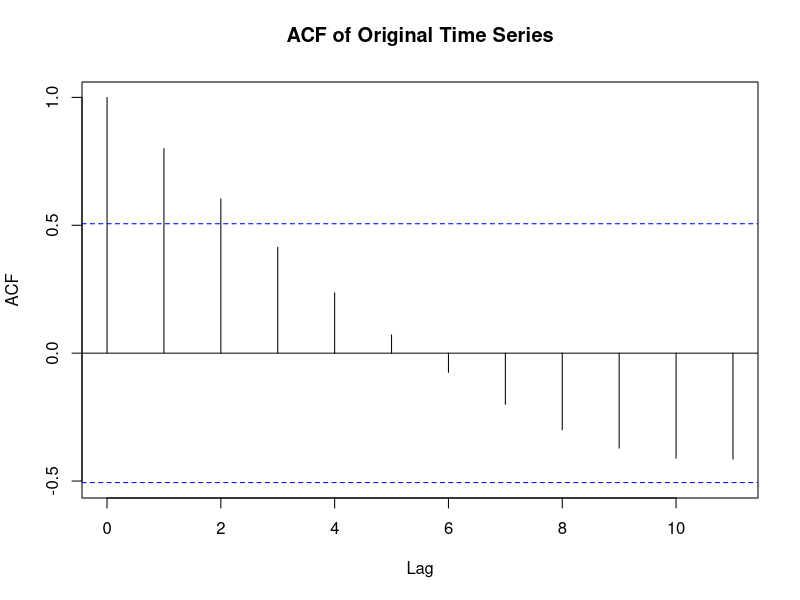
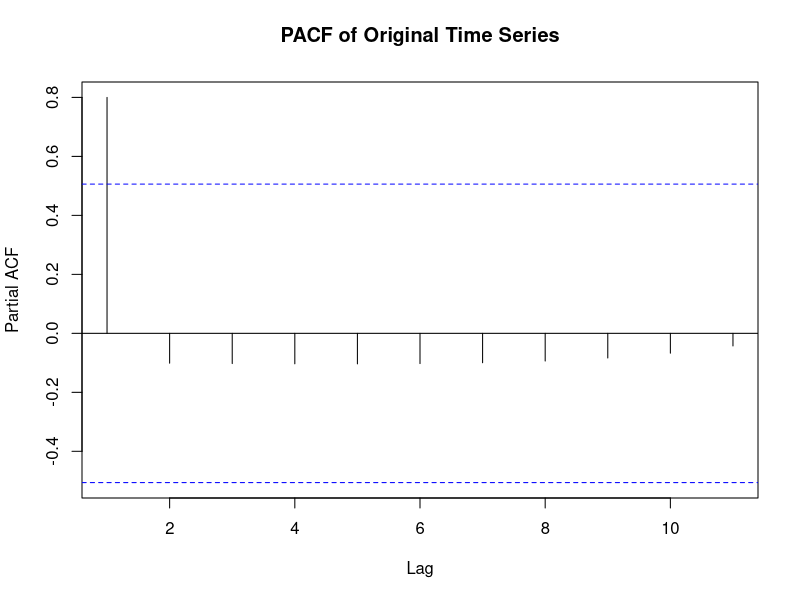
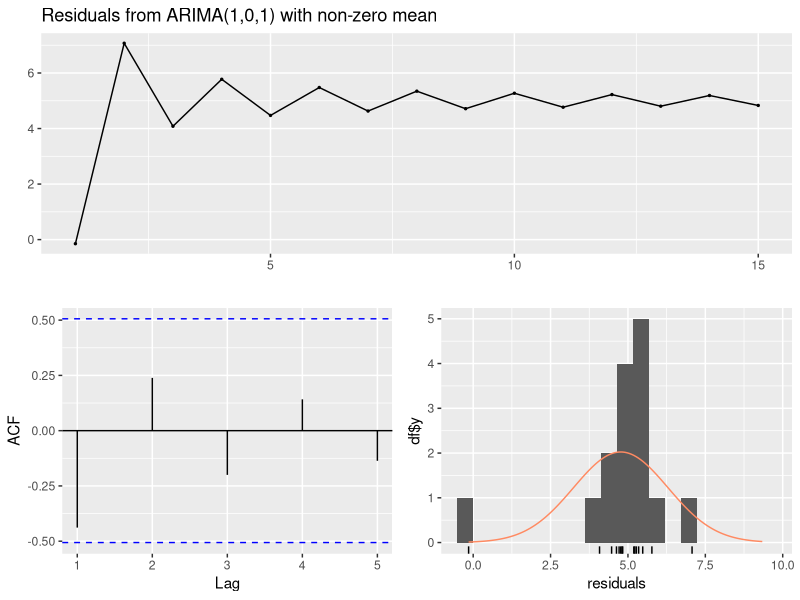
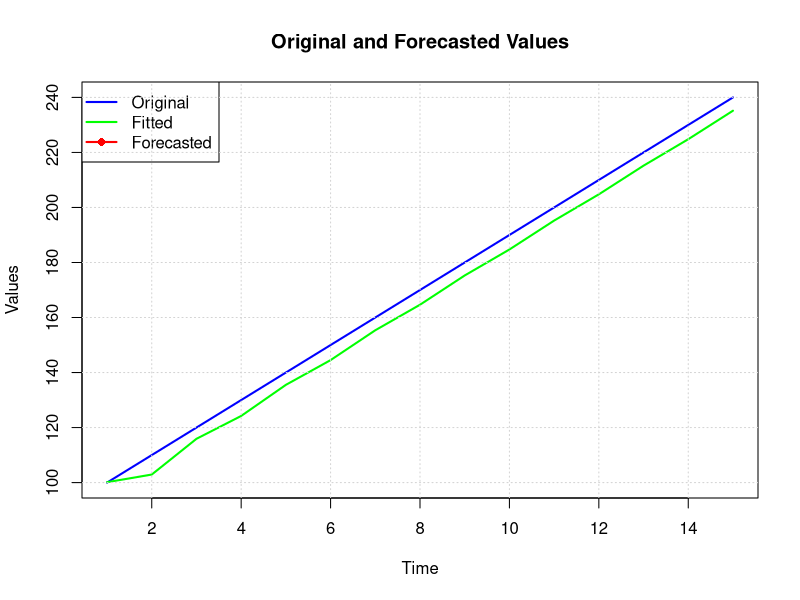
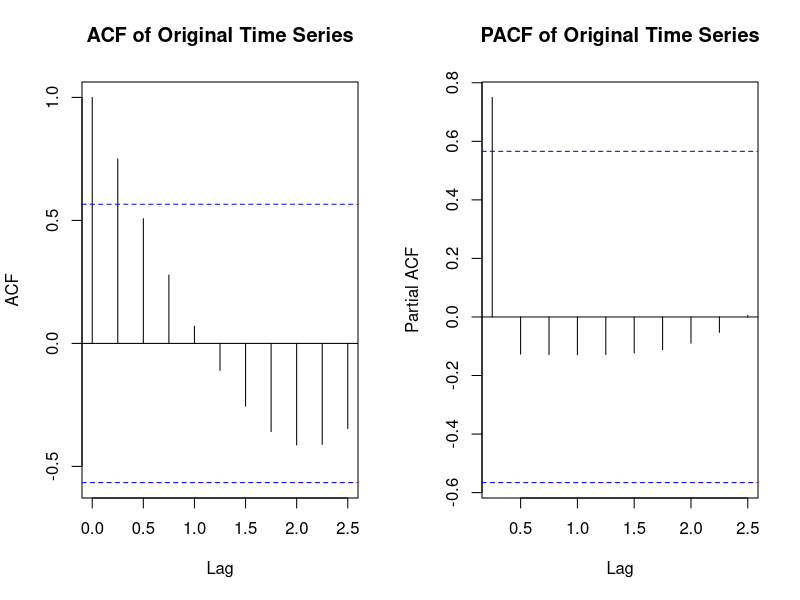
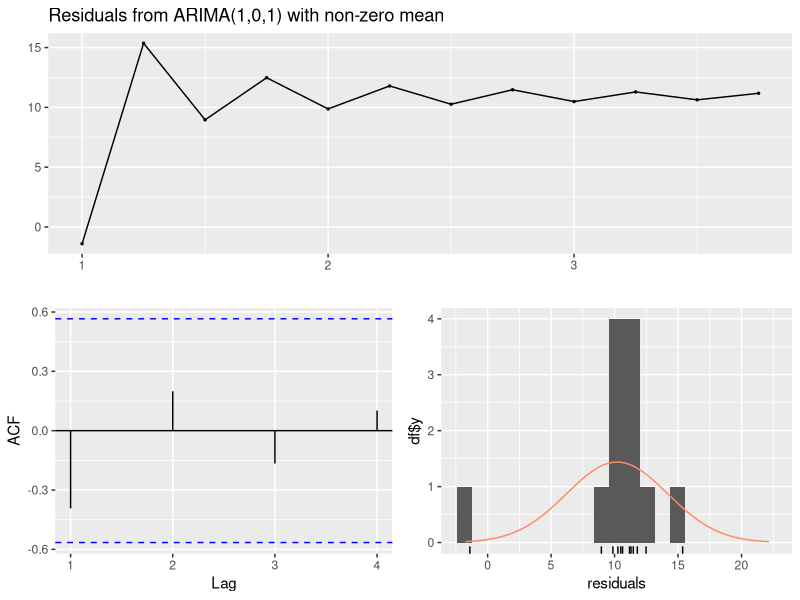
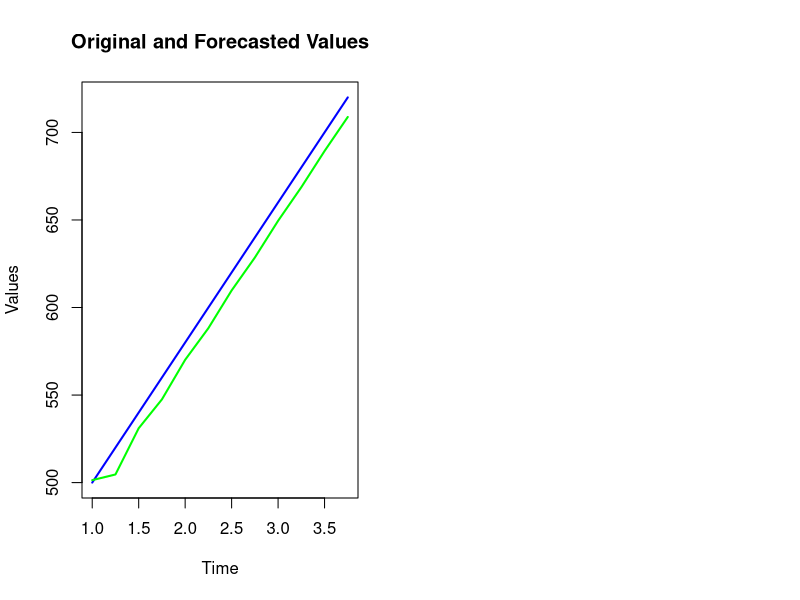

Here is the R script that generated these plots, in order: (Note: this script raises an error after producing the figures.)



















































#### 2.3- Autoregressive Moving average (ARMA)

# QUESTION 1
install.packages("forecast")
install.packages("tseries")
install.packages("ggplot2")

# Load required libraries
library(forecast)
library(ggplot2)
library(tseries)

# Create the time series data
time <- 1:15
values <- c(100, 110, 120, 130, 140, 150, 160, 170, 180, 190, 200, 210, 220, 230, 240)
ts_data <- ts(values, start = 1, frequency = 1)

# a. Plot the ACF and PACF of the original time series

acf(ts_data, main = "ACF of Original Time Series")
pacf(ts_data, main = "PACF of Original Time Series")

# b. Fit an ARMA(1,1) model to the data
arma_model <- Arima(ts_data, order = c(1, 0, 1))

# Print the model summary
print(summary(arma_model))

# c. Check the residual diagnostics of the fitted model
checkresiduals(arma_model)  # This will plot the residuals, ACF of residuals, and a histogram

# d. Forecast the next 10 values using the fitted model
forecasted_values <- forecast(arma_model, h = 10)

# Print the forecasted values
print(forecasted_values)

# e. Plot the original time series, the fitted values, and the forecasted values
plot(ts_data, main = "Original and Forecasted Values", xlab = "Time", ylab = "Values", col = "blue", lwd = 2)
lines(fitted(arma_model), col = "green", lwd = 2)  # Add fitted values from the model

# Add forecasted values as points for better visibility
points((length(ts_data) + 1):(length(ts_data) + 10), forecasted_values$mean, col = "red", pch = 16)  # Plot forecasted points
lines(forecasted_values$mean, col = "red", lwd = 2)  # Connect forecasted values with a line

legend("topleft", legend = c("Original", "Fitted", "Forecasted"), col = c("blue", "green", "red"), lwd = 2, pch = c(NA, NA, 16))

# Add grid for better visualization
grid()




# QUESTION 2
install.packages("forecast")
install.packages("tseries")
install.packages("ggplot2")

# Load necessary libraries
library(forecast)
library(tseries)
library(ggplot2)

# Create the time series data
sales_data <- c(500, 520, 540, 560, 580, 600, 620, 640, 660, 680, 700, 720)
ts_data <- ts(sales_data, frequency = 4)  # Frequency set to 4 for quarterly data

# a. Plot the ACF and PACF of the original time series
par(mfrow=c(1,2))  # Set up the plotting area
acf(ts_data, main="ACF of Original Time Series")
pacf(ts_data, main="PACF of Original Time Series")

# b. Fit an ARMA(1,1) model to the data
arma_model <- Arima(ts_data, order = c(1, 0, 1))  # ARMA(1,1) implies differencing=0

# c. Check the residual diagnostics of the fitted model
checkresiduals(arma_model)

# d. Forecast the next 12 values using the fitted model
forecasted_values <- forecast(arma_model, h = 12)

# Print the forecasted values
print(forecasted_values)

# e. Plot the original time series, the fitted values, and the forecasted values
plot(ts_data, main = "Original and Forecasted Values", xlab = "Time", ylab = "Values", col = "blue", lwd = 2)
lines(fitted(arma_model), col = "green", lwd = 2)  # Add fitted values from the model

# Add forecasted values as points for better visibility
points((length(ts_data) + 1):(length(ts_data) + 10), forecasted_values$mean, col = "red", pch = 16)  # Plot forecasted points
lines(forecasted_values$mean, col = "red", lwd = 2)  # Connect forecasted values with a line

legend("topleft", legend = c("Original", "Fitted", "Forecasted"), col = c("blue", "green", "red"), lwd = 2, pch = c(NA, NA, 16))

# Add grid for better visualization
grid()

